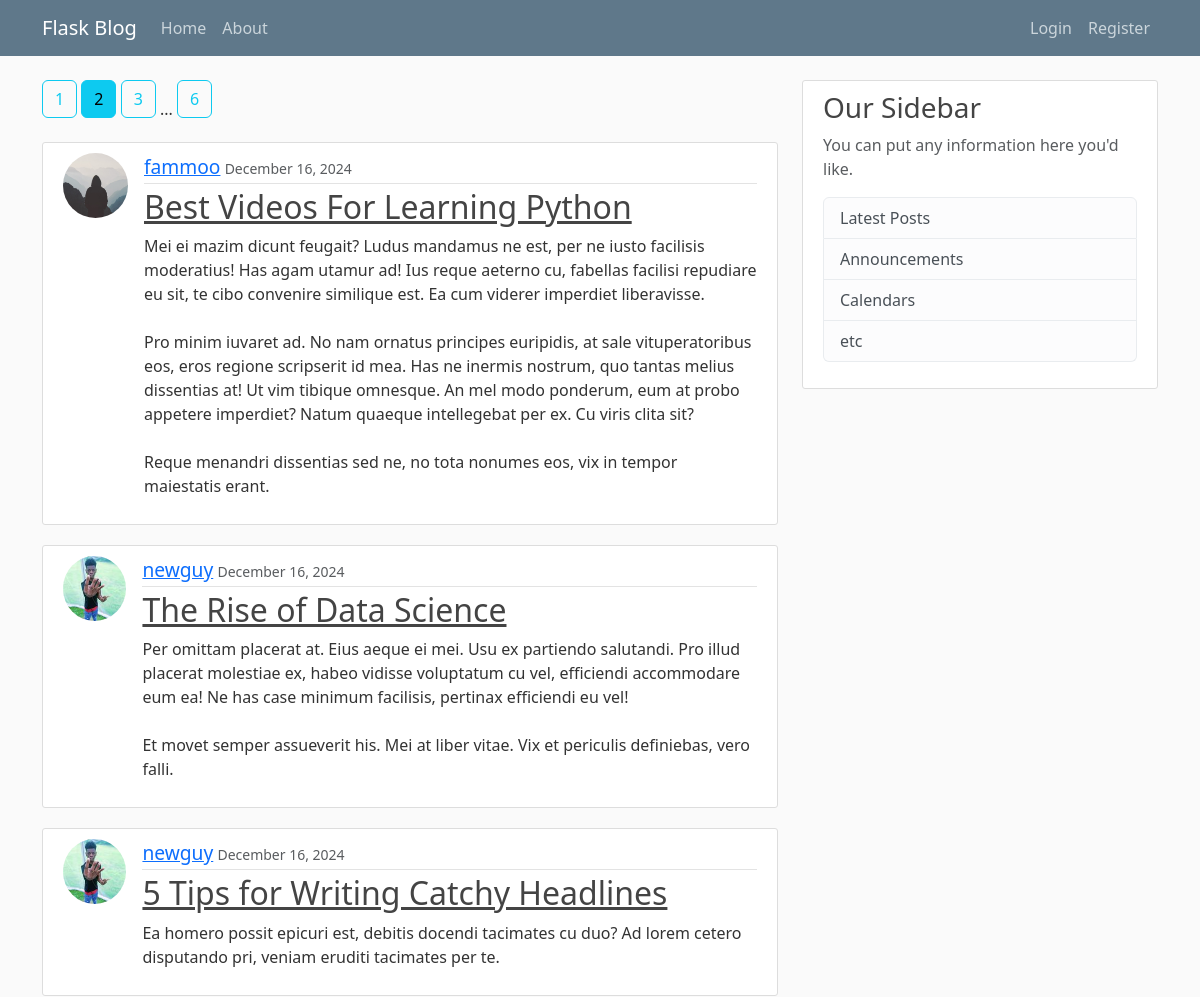
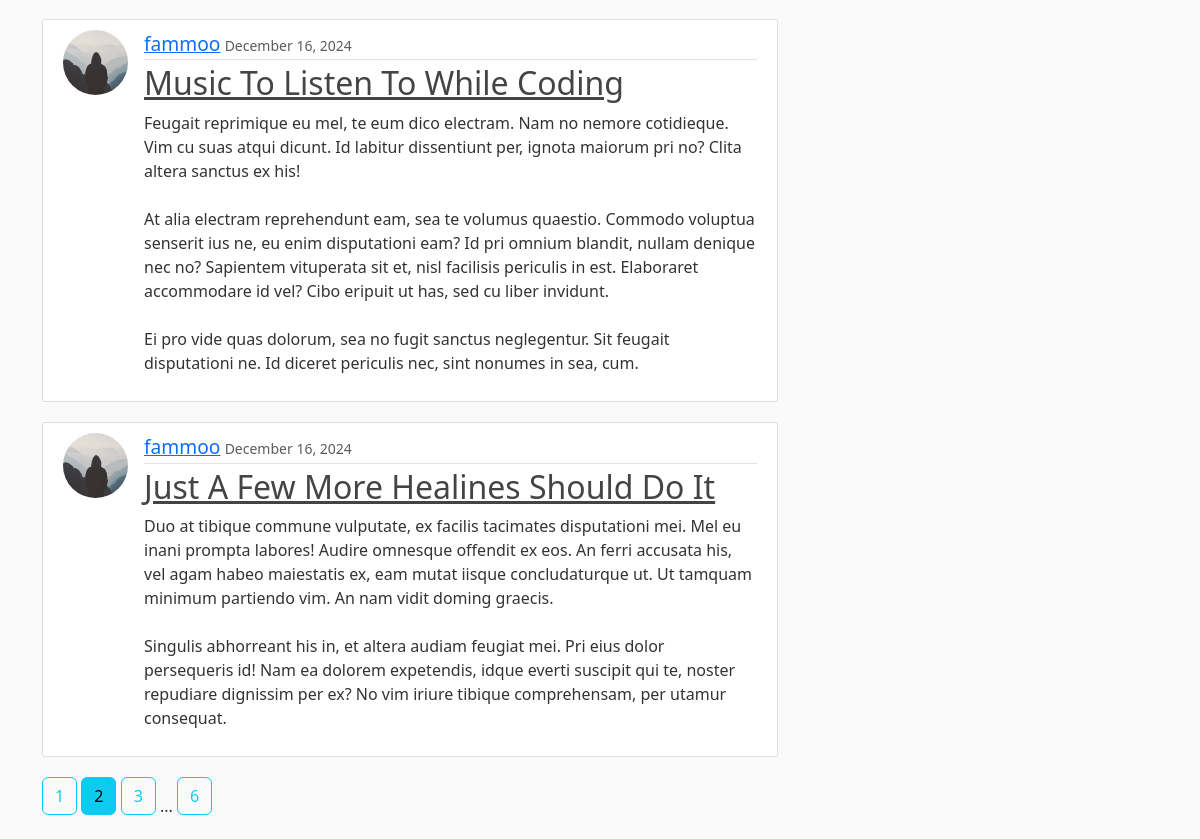
The page /home?page=2 on the database its author committed (2 pictures, top to bottom).
### flaskblog/posts/models.py (models this page shows, shortened)
class Post(db.Model):
    __tablename__ = 'post'
    id = db.Column(db.Integer, primary_key=True)
    title = db.Column(db.String(100), nullable=False)
    date_posted = db.Column(db.DateTime, nullable=False, default=datetime.utcnow)
    content = db.Column(db.Text, nullable=False)
    user_id = db.Column(db.Integer, db.ForeignKey("user.id"), nullable=False)

### flaskblog/users/models.py (models this page shows, shortened)
class User(db.Model, UserMixin):
    __tablename__ = 'user'
    id = db.Column(db.Integer, primary_key=True)
    username = db.Column(db.String(20), unique=True, nullable=False)
    email = db.Column(db.String(120), unique=True, nullable=False)
    image_file = db.Column(db.String(20), nullable=False)
    password = db.Column(db.String(60), nullable=False)
    posts = db.relationship("Post", backref="author", lazy=True)

### flaskblog/main/routes.py (the view)
@main.route("/")
@main.route("/home")
def home():
    page = request.args.get("page", 1, type=int)
    posts = Post.query.order_by(Post.date_posted.desc()).paginate(page=page, per_page=5)
    return render_template("home.html", title="Home", posts=posts)

### flaskblog/templates/home.html
{% extends "layout.html" %}
{% set active_page = "Home" %}
{% block content %}
{% macro render_pagination() %}
	{% for page_num in posts.iter_pages(left_edge=1, right_edge=1, left_current=1, right_current=1) %}
		{% if page_num %}
			{% set page_btn_class = "btn mb-4 " + ("btn-info" if posts.page == page_num else "btn-outline-info") %}
			<a class="{{ page_btn_class }}" href="{{ url_for('main.home', page=page_num) }}">{{ page_num }}</a>
		{% else %}
			...
		{% endif %}
	{% endfor %}
{% endmacro %}
{{ render_pagination() }}
{% for post in posts.items %}
<article class="d-flex content-section">
	<img class="rounded-circle article-img" src="{{url_for('static', filename='profile_pics/' + post.author.image_file) }}" alt="">
	<div class="media-body">
		<div class="article-metadata">
			<a style="font-size: larger;" class="mr-2" href="{{ url_for('users.user_posts', username=post.author.username) }}">{{ post.author.username }}</a>
			<small class="text-muted">{{ post.date_posted.strftime('%B %d, %Y') }}</small>
		</div>
		<h2><a class="article-title" href="{{ url_for('posts.post', post_id=post.id) }}">{{ post.title }}</a></h2>
		<p class="article-content">{{ post.content }}</p>
	</div>
</article>
{% endfor %}
{{ render_pagination() }}
{% endblock content %}

### flaskblog/static/main.css (style rules this page uses)
body { background: #fafafa; color: #333333; margin-top: 5rem; }
h1, h2, h3, h4, h5, h6 { color: #444444; }
.content-section { background: #ffffff; padding: 10px 20px; border: 1px solid #dddddd; border-radius: 3px; margin-bottom: 20px; }
.article-title { color: #444444; }
.article-content { white-space: pre-line; }
.article-img { height: 65px; width: 65px; margin-right: 16px; }
.article-metadata { padding-bottom: 1px; margin-bottom: 4px; border-bottom: 1px solid #e3e3e3 }

### rows shown on the page
Post: image_file (placeholder picture), author.username "fammoo", date_posted "December 16, 2024", title "Best Videos For Learning Python", content "Mei ei mazim dicunt feugait? Ludus mandamus ne est, per ne iusto facilisis moderatius! Has agam utamur ad! Ius reque aeterno cu, fabellas facilisi repudiare eu sit, te cibo convenire similique est. Ea cum viderer imperdiet liberavisse. Pro minim iuvaret ad. No nam ornatus principes euripidis, at sale vituperatoribus eos, eros regione scripserit id mea. Has ne inermis nostrum, quo tantas melius dissentias at! Ut vim tibique omnesque. An mel modo ponderum, eum at probo appetere imperdiet? Natum quaeque intellegebat per ex. Cu viris clita sit? Reque menandri dissentias sed ne, no tota nonumes eos, vix in tempor maiestatis erant."
Post: image_file (picture), author.username "newguy", date_posted "December 16, 2024", title "The Rise of Data Science", content "Per omittam placerat at. Eius aeque ei mei. Usu ex partiendo salutandi. Pro illud placerat molestiae ex, habeo vidisse voluptatum cu vel, efficiendi accommodare eum ea! Ne has case minimum facilisis, pertinax efficiendi eu vel! Et movet semper assueverit his. Mei at liber vitae. Vix et periculis definiebas, vero falli."
Post: image_file (picture), author.username "newguy", date_posted "December 16, 2024", title "5 Tips for Writing Catchy Headlines", content "Ea homero possit epicuri est, debitis docendi tacimates cu duo? Ad lorem cetero disputando pri, veniam eruditi tacimates per te."
Post: image_file (placeholder picture), author.username "fammoo", date_posted "December 16, 2024", title "Music To Listen To While Coding", content "Feugait reprimique eu mel, te eum dico electram. Nam no nemore cotidieque. Vim cu suas atqui dicunt. Id labitur dissentiunt per, ignota maiorum pri no? Clita altera sanctus ex his! At alia electram reprehendunt eam, sea te volumus quaestio. Commodo voluptua senserit ius ne, eu enim disputationi eam? Id pri omnium blandit, nullam denique nec no? Sapientem vituperata sit et, nisl facilisis periculis in est. Elaboraret accommodare id vel? Cibo eripuit ut has, sed cu liber invidunt. Ei pro vide quas dolorum, sea no fugit sanctus neglegentur. Sit feugait disputationi ne. Id diceret periculis nec, sint nonumes in sea, cum."
Post: image_file (placeholder picture), author.username "fammoo", date_posted "December 16, 2024", title "Just A Few More Healines Should Do It", content "Duo at tibique commune vulputate, ex facilis tacimates disputationi mei. Mel eu inani prompta labores! Audire omnesque offendit ex eos. An ferri accusata his, vel agam habeo maiestatis ex, eam mutat iisque concludaturque ut. Ut tamquam minimum partiendo vim. An nam vidit doming graecis. Singulis abhorreant his in, et altera audiam feugiat mei. Pri eius dolor persequeris id! Nam ea dolorem expetendis, idque everti suscipit qui te, noster repudiare dignissim per ex? No vim iriure tibique comprehensam, per utamur consequat."

### other values the page prints
{{ page.title }} "Home" "About"
{{ page.title }} "Login" "Register"
{{ page_num }} "1" "2" "3" "6" "1" "2" "3" "6"
